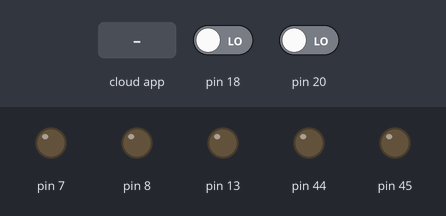
Bench run of a sketch on a simulated Arduino Mega 2560, built with avr-gcc and run on an emulated ATmega2560. On the bench: output pins drawn as LEDs (lit = HIGH). The inputs (shaded band) are chosen by the test bench; at power-on: pin 18 LOW, pin 20 LOW. The ROS host is connected and sends only what is stated.

Above: at 1.2 s.
1.3 s: pin 18 driven HIGH
At 2.4 s:
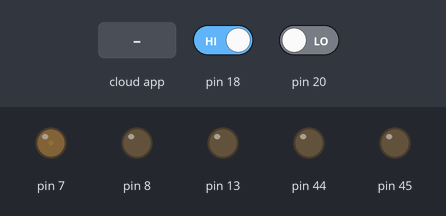
2.9 s: pin 20 driven HIGH
At 3.5 s:
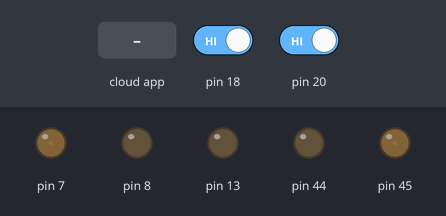
4.5 s: the phone or cloud app sets linear.x to -100
At 5.3 s:
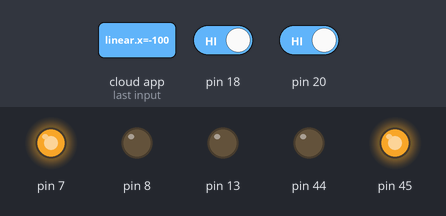
6.0 s: the phone or cloud app sets angular.z to -100
At 6.9 s:
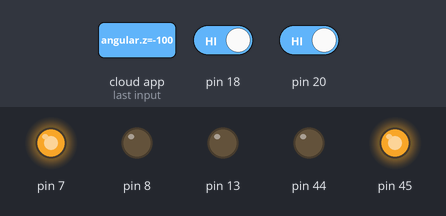
7.5 s: the phone or cloud app sets linear.x to 0
At 8.7 s:
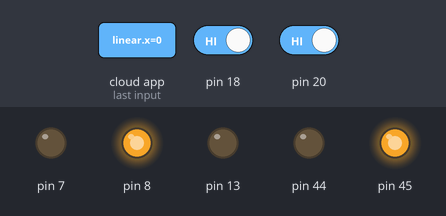
9.0 s: the phone or cloud app sets angular.z to 0
At 9.8 s:
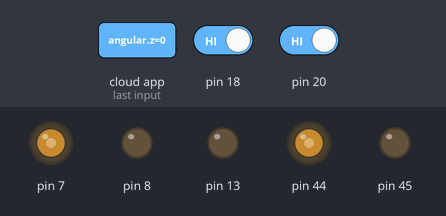
Timing chart, 0 to 11.5 s (numbered marks = the images above; inputs shaded):
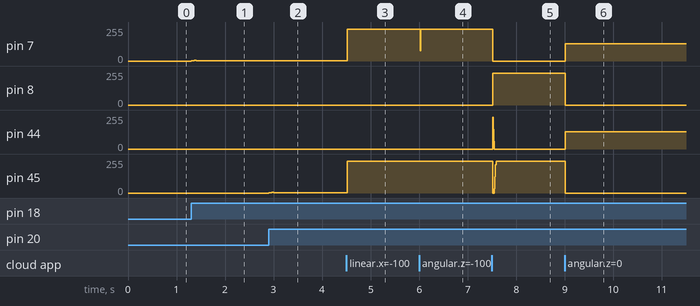

Measured:
- after the input at 1.3 s, pin 7: 0/255 → 3/255 at once
- after the input at 2.9 s, pin 45: 0/255 → 3/255 at once
- after the input at 4.5 s, pin 7, pin 45: 3/255 → 240/255 at once
- after the input at 6.0 s, pin 7: 240/255 → 77/255 at once, → 240/255 0.01 s later
- after the input at 7.5 s, pin 7: 240/255 → 0/255 at once; pin 8: 0/255 → 240/255 at once; pin 44: 0/255 → 240/255 at once, → 149/255 0.01 s later, → 58/255 0.01 s later, → 0/255 0.01 s later
- after the input at 9.0 s, pin 7, pin 44: 0/255 → 130/255 at once; pin 8, pin 45: 240/255 → 0/255 at once

The sketch:

wheel_controller_v1.1.ino
```cpp
/*
 * rosserial Planar Odometry Example
 *
 * 自作ロボット用メモ
 * twist型のcmd_velは
 * twist.linear.x の最大は0.2m/sが良い。
 * twist.angular.z はxの値による。
 * x=0.05のとき、zのmax(安定の)は0.08rad/s
 * x=0.2のとき、zのmax(安定の)G
 *
  */

#include <ros.h>
#include <ros/time.h>
#include <tf/tf.h>
#include <tf/transform_broadcaster.h>
#include <geometry_msgs/Twist.h>
#include <MsTimer2.h>
#include <math.h>  /* M_PI */

#define Kp 0.01
#define Ki 0
#define Kd 0.0005
#define PID_SCALE 40

#define _SERIAL
#define LOOP_DELAY 200

//モーター制御まわり
volatile int motor_Lvel = 0;//motor rotation
volatile int pre_motor_Lvel = 0;//
volatile float wheel_Lvel = 0;
volatile int motor_Rvel = 0;//motor rotation
volatile int pre_motor_Rvel = 0;//
volatile float wheel_Rvel = 0;

volatile double target_motor_Rvel = 0.;//60. default
volatile double target_motor_Lvel = 0.;


// PID
float duty_R = 100.;
float duty_L = 100.;
float dt, preTime;
float P_R, I_R, D_R, preP_R;
float P_L, I_L, D_L, preP_L;

const float reduction_ratio = 280;//減速比
const float wheel_circumference = 0.810;//m 円周
const double tread = 0.610;//m トレッド幅
const int reset_msec = 100;//msec,timer割り込みの周期
const double reset_sec = reset_msec / 1000.;
//float vel_mag = 1000./float(reset_msec);//magnification//タイヤの速度計算のための係数
const double encoder_reso = 21.5;//エンコーダー1週あたりのカウントすう 減速比280で1周で約6000回てんだったので。

long long all_count_L = 0;//とりあえず置く。カウント積算用。オーバーフローするので対策する。
long long all_count_R = 0;//とりあえず置く。カウント積算用。オーバーフローするので対策する。

//ROSまわり
ros::NodeHandle  nh;
geometry_msgs::Twist Twist_msg;

geometry_msgs::TransformStamped t;
tf::TransformBroadcaster broadcaster;

double one_count_distance = 0.01; //エンコーダー1カウントで進む距離
double left_distance = 0.0; //左車輪の累積移動距離→こいつらをTFに使う
double right_distance = 0.0; //右車輪の累積移動距離

// TF用
double x = 0.0;
double y = 0.0;
double theta = 1.57;
//global wheel odometry
double x_wo = 0;
double y_wo = 0;
double theta_wo = 0;
//変位　loop内で計算して、timer割り込み時に足す
double x_wo_dis = 0;
double y_wo_dis = 0;
double theta_wo_dis = 0;


char base_link[] = "/base_link";
char odom[] = "/odom";

//AttachInterruptのcallback
void Rcount(){
  motor_Rvel++;
  all_count_R++;
}
void Lcount(){
  motor_Lvel++;
  all_count_L++;
}

//timerのcallback
void reset() {
//  wheel_Rvel = vel_mag * float(motor_Rvel) / reduction_ratio *wheel_circumference;
//  wheel_Lvel = vel_mag * float(motor_Lvel) / reduction_ratio *wheel_circumference;
  pre_motor_Rvel = motor_Rvel;
  pre_motor_Lvel = motor_Lvel;
  motor_Rvel = 0;
  motor_Lvel = 0;

  x_wo += x_wo_dis;
  y_wo += y_wo_dis;
  theta_wo += theta_wo_dis;

  x = x_wo;
  y = y_wo;
  theta = theta_wo;

}

//subscriberのcallback
void get_message(const geometry_msgs::Twist& cmd_msg){

  target_motor_Rvel = cmd_msg.linear.x * reset_sec / wheel_circumference * encoder_reso * reduction_ratio;
  target_motor_Lvel = cmd_msg.linear.x * reset_sec / wheel_circumference * encoder_reso * reduction_ratio;

  //回転するための左右の目標速度差
  double diff_target = cmd_msg.angular.z * tread * reset_sec / wheel_circumference * encoder_reso * reduction_ratio;

  target_motor_Rvel += diff_target / 2;
  target_motor_Lvel -= diff_target / 2;

  /*
  digitalWrite(13,HIGH);

  if(cmd_msg.linear.x >= 0){
    digitalWrite(13,HIGH);
    analogWrite(7,cmd_msg.linear.x*250);
    analogWrite(8,0);
    delay(1);
  }else if(cmd_msg.linear.x < 0){
    digitalWrite(13,LOW);
    analogWrite(7,0);
    analogWrite(8,abs(cmd_msg.linear.x*250));
    delay(1);
  }

  if(cmd_msg.angular.z >= 0){
    analogWrite(44,cmd_msg.angular.z*250);
    analogWrite(45,0);
    delay(1);
  }else if(cmd_msg.angular.z < 0){
    analogWrite(44,0);
    analogWrite(45,abs(cmd_msg.angular.z*250));
    delay(1);
  }
  */
}

ros::Subscriber<geometry_msgs::Twist> sub("/cabbage1/cmd_vel", get_message);

void rosinfo(int val){
  char info[7];
  info[0] = '0' + val /100000;
  info[1] = '0' + val % 100000 /10000;
  info[2] = '0' + val % 10000 /1000;
  info[3] = '0' + val % 1000 /100;
  info[4] = '0' + val % 100 /10;
  info[5] = '0' + val % 10;
  info[6] = '\0';
  nh.loginfo(info);

}
void rosinfo(double val){
  char info[7];
  info[0] = '0' + val /100000;
  info[1] = '0' + (int)val % 100000 /10000;
  info[2] = '0' + (int)val % 10000 /1000;
  info[3] = '0' + (int)val % 1000 /100;
  info[4] = '0' + (int)val % 100 /10;
  info[5] = '0' + (int)val % 10;
  info[6] = '\0';
  nh.loginfo(info);

}

void rosprint(int num){
  char str1[30]={0}; //0で埋める
  sprintf(str1,"%d",num);
  nh.loginfo(str1);
}
void rosprint(double num){
  char str1[30]={0}; //0で埋める
  dtostrf(num,10,6,str1);
  nh.loginfo(str1);
}
void rosprint(char *num){//動かん
  char str1[30]={0}; //0で埋める
  sprintf(str1,"%s",*num);
  nh.loginfo(str1);
}


void setup()
{
  pinMode(7,OUTPUT);
  pinMode(8,OUTPUT);
  pinMode(44,OUTPUT);
  pinMode(45,OUTPUT);
  pinMode(13,OUTPUT);

  nh.initNode();
  broadcaster.init(nh);
  nh.subscribe(sub);

  MsTimer2::set(reset_msec, reset); // 500msごとにオンオフ
  MsTimer2::start();

//  attachInterrupt(2, Rcount, FALLING);//21pin
  attachInterrupt(3, Rcount, CHANGE);//20pin
//  attachInterrupt(4, Lcount, FALLING);//19pin
  attachInterrupt(5, Lcount, CHANGE);//18pin

  #ifdef SERIAL
//    Serial.begin(9600);
  #endif

  preTime = micros();
  duty_R = 0.0;
  duty_L = 0.0;
}


void loop()
{
//  target_motor_Rvel = 0.;//60. default
//  target_motor_Lvel = 0.;

  ////// PID //////
  dt = (micros() - preTime) / 1000000;
  preTime = micros();
  P_R  = target_motor_Rvel - pre_motor_Rvel;
  P_L  = target_motor_Lvel - pre_motor_Lvel;
//  Serial.print("P ");
//  Serial.println(P);

//  I += P * dt;
  D_R  = (P_R - preP_R) / dt;
  D_L  = (P_L - preP_L) / dt;
  preP_R = P_R;
  preP_L = P_L;

//  duty += Kp * P + Ki * I + Kd * D;

  duty_R += PID_SCALE* (Kp * P_R + Kd * D_R);
  duty_R = constrain(duty_R,-240,240);

  duty_L += PID_SCALE* (Kp * P_L + Kd * D_L);
  duty_L = constrain(duty_L,-240,240);

  /////////////////


  if(duty_R >= 0){
    analogWrite(44, duty_R);
    analogWrite(45,0);
  }else{
    analogWrite(44,0);
    analogWrite(45, abs(duty_R));
  }

  if(duty_L >= 0){
    analogWrite(8, duty_L);
    analogWrite(7,0);
  }else{
    analogWrite(8,0);
    analogWrite(7, abs(duty_L));
  }

/*
  #ifdef SERIAL
    Serial.print("target_motor_vel:");
    Serial.print(target_motor_Lvel);
    Serial.print(",");
    Serial.print(target_motor_Rvel);
    Serial.print(" duty:");
    Serial.print(duty_L);
    Serial.print(",");
    Serial.print(duty_R);
    Serial.print(" motor_vel:");
//    Serial.print(pre_motor_Lvel);
//    Serial.print(" ");
    Serial.println(pre_motor_Lvel);
    Serial.print(",");
    Serial.println(pre_motor_Rvel);
  #endif
*/

  // drive in a circle
  /*
  double dx = 0.2;
  double dtheta = 0.18;
  x += cos(theta)*dx*0.1;
  y += sin(theta)*dx*0.1;
  theta += dtheta*0.1;
  if(theta > 3.14)
    theta=-3.14;
  */

  /**************
   * ホイールオドメトリによる自己位置推定
   * d_ は⊿の意味
   * 足しあわせているのはtimer割り込みのcallbackない
  ***************/
  //sで計算
//  double wr = pre_motor_Rvel / (reset_msec/1000.) / encoder_reso *2*M_PI;
//  double wl = pre_motor_Lvel / (reset_msec/1000.) / encoder_reso *2*M_PI;
  const double te = reset_msec/1000.; //s
  // m/0.1s
  double d_vr = wheel_circumference * pre_motor_Rvel / encoder_reso / reduction_ratio;
  double d_vl = wheel_circumference * pre_motor_Lvel / encoder_reso / reduction_ratio;
/*
  char words3[20] = "pre_motor_Rvel";
  nh.loginfo(words3);
*/  rosprint(d_vr);

  //m
  double d_Lr = d_vr;
  double d_Ll = d_vl;
/*
  char words[6] = "d_vr";
  nh.loginfo(words);
  rosprint(d_vr);
  char words2[6] = "d_vl";
  nh.loginfo(words2);
  rosprint(d_vl);
*/
  double d_L = (d_Lr + d_Ll) * 0.5;
  double d_theta = (d_Lr - d_Ll) / tread;
  double rho = 0; //旋回半径

  theta_wo_dis = d_theta;

  if(d_theta > 0.01){
    rho = d_L / d_theta;
    double d_L_dash = 2. * rho * sin(d_theta /2.);
    x_wo_dis = d_L_dash * cos(theta_wo - 0.5*d_theta);
    y_wo_dis = d_L_dash * sin(theta_wo - 0.5*d_theta);
  }else{
    x_wo_dis = d_L * cos(theta_wo - 0.5*d_theta);
    y_wo_dis = d_L * sin(theta_wo - 0.5*d_theta);
  }

  /****************/


  // tf odom->base_link
  t.header.frame_id = odom;
  t.child_frame_id = base_link;

  t.transform.translation.x = x;
  t.transform.translation.y = y;

  t.transform.rotation = tf::createQuaternionFromYaw(theta);
  t.header.stamp = nh.now();

  broadcaster.sendTransform(t);
  nh.spinOnce();

  delay(10);
}
```
